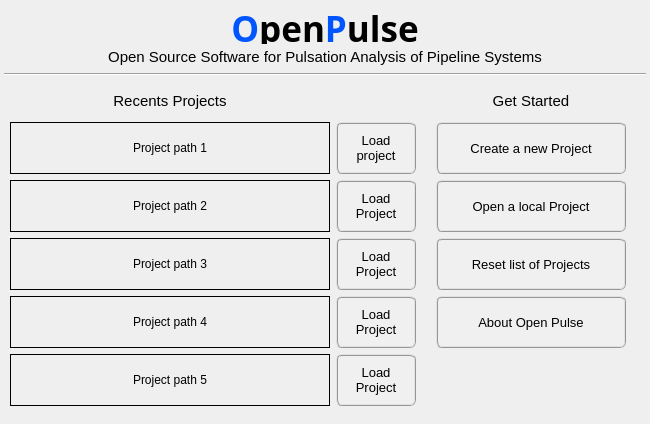
<?xml version="1.0" encoding="UTF-8"?>
<ui version="4.0">
 <class>Form</class>
 <widget class="QWidget" name="Form">
  <property name="geometry">
   <rect>
    <x>0</x>
    <y>0</y>
    <width>650</width>
    <height>424</height>
   </rect>
  </property>
  <property name="minimumSize">
   <size>
    <width>650</width>
    <height>424</height>
   </size>
  </property>
  <property name="maximumSize">
   <size>
    <width>650</width>
    <height>424</height>
   </size>
  </property>
  <property name="sizeIncrement">
   <size>
    <width>0</width>
    <height>0</height>
   </size>
  </property>
  <property name="windowTitle">
   <string>OpenPulse - Get Started</string>
  </property>
  <layout class="QGridLayout" name="gridLayout_3">
   <property name="leftMargin">
    <number>4</number>
   </property>
   <property name="topMargin">
    <number>4</number>
   </property>
   <property name="rightMargin">
    <number>4</number>
   </property>
   <property name="bottomMargin">
    <number>4</number>
   </property>
   <property name="spacing">
    <number>4</number>
   </property>
   <item row="0" column="0">
    <widget class="QFrame" name="frame_title">
     <property name="maximumSize">
      <size>
       <width>16777215</width>
       <height>80</height>
      </size>
     </property>
     <property name="frameShape">
      <enum>QFrame::NoFrame</enum>
     </property>
     <property name="frameShadow">
      <enum>QFrame::Raised</enum>
     </property>
     <layout class="QGridLayout" name="gridLayout_2">
      <property name="leftMargin">
       <number>0</number>
      </property>
      <property name="topMargin">
       <number>0</number>
      </property>
      <property name="rightMargin">
       <number>0</number>
      </property>
      <property name="bottomMargin">
       <number>0</number>
      </property>
      <property name="spacing">
       <number>0</number>
      </property>
      <item row="0" column="0">
       <widget class="QLabel" name="label_openpulse">
        <property name="minimumSize">
         <size>
          <width>0</width>
          <height>40</height>
         </size>
        </property>
        <property name="maximumSize">
         <size>
          <width>16777215</width>
          <height>40</height>
         </size>
        </property>
        <property name="font">
         <font>
          <family>Bauhaus 93</family>
          <pointsize>26</pointsize>
          <weight>75</weight>
          <bold>true</bold>
         </font>
        </property>
        <property name="text">
         <string>&lt;html&gt;&lt;head/&gt;&lt;body&gt;&lt;p&gt;&lt;span style=&quot; color:#0055ff;&quot;&gt;O&lt;/span&gt;pen&lt;span style=&quot; color:#0055ff;&quot;&gt;P&lt;/span&gt;ulse&lt;/p&gt;&lt;/body&gt;&lt;/html&gt;</string>
        </property>
        <property name="alignment">
         <set>Qt::AlignCenter</set>
        </property>
       </widget>
      </item>
      <item row="1" column="0">
       <widget class="QLabel" name="label_description">
        <property name="minimumSize">
         <size>
          <width>0</width>
          <height>25</height>
         </size>
        </property>
        <property name="maximumSize">
         <size>
          <width>16777215</width>
          <height>25</height>
         </size>
        </property>
        <property name="font">
         <font>
          <pointsize>11</pointsize>
          <weight>50</weight>
          <italic>false</italic>
          <bold>false</bold>
         </font>
        </property>
        <property name="text">
         <string>Open Source Software for Pulsation Analysis of Pipeline Systems</string>
        </property>
        <property name="alignment">
         <set>Qt::AlignCenter</set>
        </property>
       </widget>
      </item>
     </layout>
    </widget>
   </item>
   <item row="2" column="0">
    <widget class="QWidget" name="widget_main" native="true">
     <layout class="QGridLayout" name="gridLayout_5">
      <property name="leftMargin">
       <number>6</number>
      </property>
      <property name="topMargin">
       <number>6</number>
      </property>
      <property name="rightMargin">
       <number>6</number>
      </property>
      <property name="bottomMargin">
       <number>6</number>
      </property>
      <item row="0" column="0">
       <widget class="QFrame" name="frame_2">
        <property name="minimumSize">
         <size>
          <width>406</width>
          <height>0</height>
         </size>
        </property>
        <property name="maximumSize">
         <size>
          <width>406</width>
          <height>16777215</height>
         </size>
        </property>
        <property name="frameShape">
         <enum>QFrame::NoFrame</enum>
        </property>
        <property name="frameShadow">
         <enum>QFrame::Raised</enum>
        </property>
        <layout class="QGridLayout" name="gridLayout_4">
         <property name="leftMargin">
          <number>0</number>
         </property>
         <property name="topMargin">
          <number>0</number>
         </property>
         <property name="rightMargin">
          <number>0</number>
         </property>
         <property name="bottomMargin">
          <number>0</number>
         </property>
         <item row="0" column="0">
          <widget class="QLabel" name="recents_label">
           <property name="minimumSize">
            <size>
             <width>0</width>
             <height>30</height>
            </size>
           </property>
           <property name="maximumSize">
            <size>
             <width>16777215</width>
             <height>30</height>
            </size>
           </property>
           <property name="font">
            <font>
             <pointsize>11</pointsize>
             <weight>50</weight>
             <bold>false</bold>
            </font>
           </property>
           <property name="autoFillBackground">
            <bool>true</bool>
           </property>
           <property name="text">
            <string>Recents Projects</string>
           </property>
           <property name="alignment">
            <set>Qt::AlignCenter</set>
           </property>
          </widget>
         </item>
         <item row="1" column="0">
          <widget class="QLabel" name="project1_path_label">
           <property name="minimumSize">
            <size>
             <width>320</width>
             <height>52</height>
            </size>
           </property>
           <property name="maximumSize">
            <size>
             <width>320</width>
             <height>52</height>
            </size>
           </property>
           <property name="styleSheet">
            <string notr="true"/>
           </property>
           <property name="frameShape">
            <enum>QFrame::Box</enum>
           </property>
           <property name="text">
            <string>Project path 1</string>
           </property>
           <property name="scaledContents">
            <bool>true</bool>
           </property>
           <property name="alignment">
            <set>Qt::AlignCenter</set>
           </property>
           <property name="wordWrap">
            <bool>true</bool>
           </property>
           <property name="margin">
            <number>6</number>
           </property>
           <property name="indent">
            <number>0</number>
           </property>
          </widget>
         </item>
         <item row="1" column="1">
          <widget class="QPushButton" name="project1_button">
           <property name="minimumSize">
            <size>
             <width>80</width>
             <height>52</height>
            </size>
           </property>
           <property name="maximumSize">
            <size>
             <width>80</width>
             <height>52</height>
            </size>
           </property>
           <property name="font">
            <font>
             <pointsize>10</pointsize>
             <weight>50</weight>
             <italic>false</italic>
             <bold>false</bold>
            </font>
           </property>
           <property name="layoutDirection">
            <enum>Qt::LeftToRight</enum>
           </property>
           <property name="autoFillBackground">
            <bool>false</bool>
           </property>
           <property name="styleSheet">
            <string notr="true">QPushButton{border-radius: 6px; border-color: rgb(150, 150, 150); border-style: ridge; border-width: 2px; color: rgb(0, 0, 0); background-color: rgb(240, 240, 240)}
QPushButton:hover{border-radius: 6px; border-color: rgb(0, 170, 255); border-style: ridge; border-width: 2px; color: rgb(0, 0, 0); background-color: rgba(174, 213, 255, 100)}
QPushButton:pressed{border-radius: 6px; border-color: rgb(0, 170, 255); border-style: ridge; border-width: 2px; color: rgb(0, 0, 0); background-color: rgb(174, 213, 255)}
QPushButton:disabled{border-radius: 6px; border-color: rgb(150, 150, 150); border-style: ridge; border-width: 0px; color: rgb(150,150, 150); background-color: rgb(220, 220, 220)}</string>
           </property>
           <property name="text">
            <string>Load 
project</string>
           </property>
           <property name="icon">
            <iconset>
             <normaloff>../../data/icons/002-analysis.png</normaloff>../../data/icons/002-analysis.png</iconset>
           </property>
           <property name="autoDefault">
            <bool>false</bool>
           </property>
           <property name="default">
            <bool>false</bool>
           </property>
           <property name="flat">
            <bool>false</bool>
           </property>
          </widget>
         </item>
         <item row="2" column="0">
          <widget class="QLabel" name="project2_path_label">
           <property name="minimumSize">
            <size>
             <width>320</width>
             <height>52</height>
            </size>
           </property>
           <property name="maximumSize">
            <size>
             <width>320</width>
             <height>52</height>
            </size>
           </property>
           <property name="styleSheet">
            <string notr="true"/>
           </property>
           <property name="frameShape">
            <enum>QFrame::Box</enum>
           </property>
           <property name="text">
            <string>Project path 2</string>
           </property>
           <property name="scaledContents">
            <bool>true</bool>
           </property>
           <property name="alignment">
            <set>Qt::AlignCenter</set>
           </property>
           <property name="wordWrap">
            <bool>true</bool>
           </property>
           <property name="margin">
            <number>6</number>
           </property>
           <property name="indent">
            <number>0</number>
           </property>
          </widget>
         </item>
         <item row="3" column="0">
          <widget class="QLabel" name="project3_path_label">
           <property name="minimumSize">
            <size>
             <width>320</width>
             <height>52</height>
            </size>
           </property>
           <property name="maximumSize">
            <size>
             <width>320</width>
             <height>52</height>
            </size>
           </property>
           <property name="frameShape">
            <enum>QFrame::Box</enum>
           </property>
           <property name="text">
            <string>Project path 3</string>
           </property>
           <property name="scaledContents">
            <bool>true</bool>
           </property>
           <property name="alignment">
            <set>Qt::AlignCenter</set>
           </property>
           <property name="wordWrap">
            <bool>true</bool>
           </property>
           <property name="margin">
            <number>6</number>
           </property>
           <property name="indent">
            <number>0</number>
           </property>
          </widget>
         </item>
         <item row="2" column="1">
          <widget class="QPushButton" name="project2_button">
           <property name="minimumSize">
            <size>
             <width>80</width>
             <height>52</height>
            </size>
           </property>
           <property name="maximumSize">
            <size>
             <width>80</width>
             <height>52</height>
            </size>
           </property>
           <property name="font">
            <font>
             <pointsize>10</pointsize>
             <weight>50</weight>
             <italic>false</italic>
             <bold>false</bold>
            </font>
           </property>
           <property name="layoutDirection">
            <enum>Qt::LeftToRight</enum>
           </property>
           <property name="autoFillBackground">
            <bool>false</bool>
           </property>
           <property name="styleSheet">
            <string notr="true">QPushButton{border-radius: 6px; border-color: rgb(150, 150, 150); border-style: ridge; border-width: 2px; color: rgb(0, 0, 0); background-color: rgb(240, 240, 240)}
QPushButton:hover{border-radius: 6px; border-color: rgb(0, 170, 255); border-style: ridge; border-width: 2px; color: rgb(0, 0, 0); background-color: rgba(174, 213, 255, 100)}
QPushButton:pressed{border-radius: 6px; border-color: rgb(0, 170, 255); border-style: ridge; border-width: 2px; color: rgb(0, 0, 0); background-color: rgb(174, 213, 255)}
QPushButton:disabled{border-radius: 6px; border-color: rgb(150, 150, 150); border-style: ridge; border-width: 0px; color: rgb(150,150, 150); background-color: rgb(220, 220, 220)}</string>
           </property>
           <property name="text">
            <string>Load
Project</string>
           </property>
           <property name="icon">
            <iconset>
             <normaloff>../../data/icons/002-analysis.png</normaloff>../../data/icons/002-analysis.png</iconset>
           </property>
           <property name="autoDefault">
            <bool>true</bool>
           </property>
           <property name="default">
            <bool>false</bool>
           </property>
           <property name="flat">
            <bool>false</bool>
           </property>
          </widget>
         </item>
         <item row="5" column="0">
          <widget class="QLabel" name="project5_path_label">
           <property name="minimumSize">
            <size>
             <width>320</width>
             <height>52</height>
            </size>
           </property>
           <property name="maximumSize">
            <size>
             <width>320</width>
             <height>52</height>
            </size>
           </property>
           <property name="frameShape">
            <enum>QFrame::Box</enum>
           </property>
           <property name="text">
            <string>Project path 5</string>
           </property>
           <property name="scaledContents">
            <bool>true</bool>
           </property>
           <property name="alignment">
            <set>Qt::AlignCenter</set>
           </property>
           <property name="wordWrap">
            <bool>true</bool>
           </property>
           <property name="margin">
            <number>6</number>
           </property>
           <property name="indent">
            <number>0</number>
           </property>
          </widget>
         </item>
         <item row="3" column="1">
          <widget class="QPushButton" name="project3_button">
           <property name="minimumSize">
            <size>
             <width>80</width>
             <height>52</height>
            </size>
           </property>
           <property name="maximumSize">
            <size>
             <width>80</width>
             <height>52</height>
            </size>
           </property>
           <property name="font">
            <font>
             <pointsize>10</pointsize>
             <weight>50</weight>
             <italic>false</italic>
             <bold>false</bold>
            </font>
           </property>
           <property name="layoutDirection">
            <enum>Qt::LeftToRight</enum>
           </property>
           <property name="autoFillBackground">
            <bool>false</bool>
           </property>
           <property name="styleSheet">
            <string notr="true">QPushButton{border-radius: 6px; border-color: rgb(150, 150, 150); border-style: ridge; border-width: 2px; color: rgb(0, 0, 0); background-color: rgb(240, 240, 240)}
QPushButton:hover{border-radius: 6px; border-color: rgb(0, 170, 255); border-style: ridge; border-width: 2px; color: rgb(0, 0, 0); background-color: rgba(174, 213, 255, 100)}
QPushButton:pressed{border-radius: 6px; border-color: rgb(0, 170, 255); border-style: ridge; border-width: 2px; color: rgb(0, 0, 0); background-color: rgb(174, 213, 255)}
QPushButton:disabled{border-radius: 6px; border-color: rgb(150, 150, 150); border-style: ridge; border-width: 0px; color: rgb(150,150, 150); background-color: rgb(220, 220, 220)}</string>
           </property>
           <property name="text">
            <string>Load
Project</string>
           </property>
           <property name="icon">
            <iconset>
             <normaloff>../../data/icons/002-analysis.png</normaloff>../../data/icons/002-analysis.png</iconset>
           </property>
           <property name="autoDefault">
            <bool>true</bool>
           </property>
           <property name="default">
            <bool>false</bool>
           </property>
           <property name="flat">
            <bool>false</bool>
           </property>
          </widget>
         </item>
         <item row="4" column="1">
          <widget class="QPushButton" name="project4_button">
           <property name="minimumSize">
            <size>
             <width>80</width>
             <height>52</height>
            </size>
           </property>
           <property name="maximumSize">
            <size>
             <width>80</width>
             <height>52</height>
            </size>
           </property>
           <property name="font">
            <font>
             <pointsize>10</pointsize>
             <weight>50</weight>
             <italic>false</italic>
             <bold>false</bold>
            </font>
           </property>
           <property name="layoutDirection">
            <enum>Qt::LeftToRight</enum>
           </property>
           <property name="autoFillBackground">
            <bool>false</bool>
           </property>
           <property name="styleSheet">
            <string notr="true">QPushButton{border-radius: 6px; border-color: rgb(150, 150, 150); border-style: ridge; border-width: 2px; color: rgb(0, 0, 0); background-color: rgb(240, 240, 240)}
QPushButton:hover{border-radius: 6px; border-color: rgb(0, 170, 255); border-style: ridge; border-width: 2px; color: rgb(0, 0, 0); background-color: rgba(174, 213, 255, 100)}
QPushButton:pressed{border-radius: 6px; border-color: rgb(0, 170, 255); border-style: ridge; border-width: 2px; color: rgb(0, 0, 0); background-color: rgb(174, 213, 255)}
QPushButton:disabled{border-radius: 6px; border-color: rgb(150, 150, 150); border-style: ridge; border-width: 0px; color: rgb(150,150, 150); background-color: rgb(220, 220, 220)}</string>
           </property>
           <property name="text">
            <string>Load
Project</string>
           </property>
           <property name="icon">
            <iconset>
             <normaloff>../../data/icons/002-analysis.png</normaloff>../../data/icons/002-analysis.png</iconset>
           </property>
           <property name="autoDefault">
            <bool>true</bool>
           </property>
           <property name="default">
            <bool>false</bool>
           </property>
           <property name="flat">
            <bool>false</bool>
           </property>
          </widget>
         </item>
         <item row="4" column="0">
          <widget class="QLabel" name="project4_path_label">
           <property name="minimumSize">
            <size>
             <width>320</width>
             <height>52</height>
            </size>
           </property>
           <property name="maximumSize">
            <size>
             <width>320</width>
             <height>52</height>
            </size>
           </property>
           <property name="frameShape">
            <enum>QFrame::Box</enum>
           </property>
           <property name="text">
            <string>Project path 4</string>
           </property>
           <property name="scaledContents">
            <bool>true</bool>
           </property>
           <property name="alignment">
            <set>Qt::AlignCenter</set>
           </property>
           <property name="wordWrap">
            <bool>true</bool>
           </property>
           <property name="margin">
            <number>6</number>
           </property>
           <property name="indent">
            <number>0</number>
           </property>
          </widget>
         </item>
         <item row="5" column="1">
          <widget class="QPushButton" name="project5_button">
           <property name="minimumSize">
            <size>
             <width>80</width>
             <height>52</height>
            </size>
           </property>
           <property name="maximumSize">
            <size>
             <width>80</width>
             <height>52</height>
            </size>
           </property>
           <property name="font">
            <font>
             <pointsize>10</pointsize>
             <weight>50</weight>
             <italic>false</italic>
             <bold>false</bold>
            </font>
           </property>
           <property name="layoutDirection">
            <enum>Qt::LeftToRight</enum>
           </property>
           <property name="autoFillBackground">
            <bool>false</bool>
           </property>
           <property name="styleSheet">
            <string notr="true">QPushButton{border-radius: 6px; border-color: rgb(150, 150, 150); border-style: ridge; border-width: 2px; color: rgb(0, 0, 0); background-color: rgb(240, 240, 240)}
QPushButton:hover{border-radius: 6px; border-color: rgb(0, 170, 255); border-style: ridge; border-width: 2px; color: rgb(0, 0, 0); background-color: rgba(174, 213, 255, 100)}
QPushButton:pressed{border-radius: 6px; border-color: rgb(0, 170, 255); border-style: ridge; border-width: 2px; color: rgb(0, 0, 0); background-color: rgb(174, 213, 255)}
QPushButton:disabled{border-radius: 6px; border-color: rgb(150, 150, 150); border-style: ridge; border-width: 0px; color: rgb(150,150, 150); background-color: rgb(220, 220, 220)}</string>
           </property>
           <property name="text">
            <string>Load
Project</string>
           </property>
           <property name="icon">
            <iconset>
             <normaloff>../../data/icons/002-analysis.png</normaloff>../../data/icons/002-analysis.png</iconset>
           </property>
           <property name="autoDefault">
            <bool>true</bool>
           </property>
           <property name="default">
            <bool>false</bool>
           </property>
           <property name="flat">
            <bool>false</bool>
           </property>
          </widget>
         </item>
         <item row="6" column="0">
          <spacer name="verticalSpacer_2">
           <property name="orientation">
            <enum>Qt::Vertical</enum>
           </property>
           <property name="sizeHint" stdset="0">
            <size>
             <width>20</width>
             <height>40</height>
            </size>
           </property>
          </spacer>
         </item>
        </layout>
       </widget>
      </item>
      <item row="0" column="1">
       <widget class="QFrame" name="frame">
        <property name="minimumSize">
         <size>
          <width>218</width>
          <height>0</height>
         </size>
        </property>
        <property name="maximumSize">
         <size>
          <width>218</width>
          <height>16777215</height>
         </size>
        </property>
        <property name="frameShape">
         <enum>QFrame::NoFrame</enum>
        </property>
        <property name="frameShadow">
         <enum>QFrame::Raised</enum>
        </property>
        <layout class="QGridLayout" name="gridLayout">
         <property name="leftMargin">
          <number>6</number>
         </property>
         <property name="topMargin">
          <number>0</number>
         </property>
         <property name="rightMargin">
          <number>6</number>
         </property>
         <property name="bottomMargin">
          <number>0</number>
         </property>
         <item row="0" column="0">
          <widget class="QLabel" name="label_4">
           <property name="minimumSize">
            <size>
             <width>0</width>
             <height>30</height>
            </size>
           </property>
           <property name="maximumSize">
            <size>
             <width>16777215</width>
             <height>30</height>
            </size>
           </property>
           <property name="font">
            <font>
             <pointsize>11</pointsize>
             <weight>50</weight>
             <italic>false</italic>
             <bold>false</bold>
            </font>
           </property>
           <property name="autoFillBackground">
            <bool>true</bool>
           </property>
           <property name="text">
            <string>Get Started</string>
           </property>
           <property name="alignment">
            <set>Qt::AlignCenter</set>
           </property>
          </widget>
         </item>
         <item row="1" column="0">
          <widget class="QPushButton" name="create_button">
           <property name="minimumSize">
            <size>
             <width>190</width>
             <height>52</height>
            </size>
           </property>
           <property name="maximumSize">
            <size>
             <width>190</width>
             <height>52</height>
            </size>
           </property>
           <property name="font">
            <font>
             <pointsize>10</pointsize>
             <weight>50</weight>
             <italic>false</italic>
             <bold>false</bold>
            </font>
           </property>
           <property name="styleSheet">
            <string notr="true">QPushButton{border-radius: 6px; border-color: rgb(150, 150, 150); border-style: ridge; border-width: 2px; color: rgb(0, 0, 0); background-color: rgb(240, 240, 240)}
QPushButton:hover{border-radius: 6px; border-color: rgb(0, 170, 255); border-style: ridge; border-width: 2px; color: rgb(0, 0, 0); background-color: rgba(174, 213, 255, 100)}
QPushButton:pressed{border-radius: 6px; border-color: rgb(0, 170, 255); border-style: ridge; border-width: 2px; color: rgb(0, 0, 0); background-color: rgb(174, 213, 255)}
QPushButton:disabled{border-radius: 6px; border-color: rgb(150, 150, 150); border-style: ridge; border-width: 0px; color: rgb(150,150, 150); background-color: rgb(220, 220, 220)}</string>
           </property>
           <property name="text">
            <string>Create a new Project</string>
           </property>
           <property name="icon">
            <iconset>
             <normaloff>../../icons/common/new_file.png</normaloff>../../icons/common/new_file.png</iconset>
           </property>
           <property name="iconSize">
            <size>
             <width>30</width>
             <height>32</height>
            </size>
           </property>
           <property name="default">
            <bool>false</bool>
           </property>
          </widget>
         </item>
         <item row="2" column="0">
          <widget class="QPushButton" name="load_button">
           <property name="minimumSize">
            <size>
             <width>190</width>
             <height>52</height>
            </size>
           </property>
           <property name="maximumSize">
            <size>
             <width>190</width>
             <height>52</height>
            </size>
           </property>
           <property name="font">
            <font>
             <pointsize>10</pointsize>
             <weight>50</weight>
             <italic>false</italic>
             <bold>false</bold>
            </font>
           </property>
           <property name="styleSheet">
            <string notr="true">QPushButton{border-radius: 6px; border-color: rgb(150, 150, 150); border-style: ridge; border-width: 2px; color: rgb(0, 0, 0); background-color: rgb(240, 240, 240)}
QPushButton:hover{border-radius: 6px; border-color: rgb(0, 170, 255); border-style: ridge; border-width: 2px; color: rgb(0, 0, 0); background-color: rgba(174, 213, 255, 100)}
QPushButton:pressed{border-radius: 6px; border-color: rgb(0, 170, 255); border-style: ridge; border-width: 2px; color: rgb(0, 0, 0); background-color: rgb(174, 213, 255)}
QPushButton:disabled{border-radius: 6px; border-color: rgb(150, 150, 150); border-style: ridge; border-width: 0px; color: rgb(150,150, 150); background-color: rgb(220, 220, 220)}</string>
           </property>
           <property name="text">
            <string>Open a local Project</string>
           </property>
           <property name="icon">
            <iconset>
             <normaloff>../../icons/common/import.png</normaloff>../../icons/common/import.png</iconset>
           </property>
           <property name="iconSize">
            <size>
             <width>30</width>
             <height>32</height>
            </size>
           </property>
           <property name="default">
            <bool>false</bool>
           </property>
          </widget>
         </item>
         <item row="3" column="0">
          <widget class="QPushButton" name="reset_list_projects_button">
           <property name="minimumSize">
            <size>
             <width>190</width>
             <height>52</height>
            </size>
           </property>
           <property name="maximumSize">
            <size>
             <width>190</width>
             <height>52</height>
            </size>
           </property>
           <property name="font">
            <font>
             <pointsize>10</pointsize>
             <weight>50</weight>
             <italic>false</italic>
             <bold>false</bold>
            </font>
           </property>
           <property name="styleSheet">
            <string notr="true">QPushButton{border-radius: 6px; border-color: rgb(150, 150, 150); border-style: ridge; border-width: 2px; color: rgb(0, 0, 0); background-color: rgb(240, 240, 240)}
QPushButton:hover{border-radius: 6px; border-color: rgb(0, 170, 255); border-style: ridge; border-width: 2px; color: rgb(0, 0, 0); background-color: rgba(174, 213, 255, 100)}
QPushButton:pressed{border-radius: 6px; border-color: rgb(0, 170, 255); border-style: ridge; border-width: 2px; color: rgb(0, 0, 0); background-color: rgb(174, 213, 255)}
QPushButton:disabled{border-radius: 6px; border-color: rgb(150, 150, 150); border-style: ridge; border-width: 0px; color: rgb(150,150, 150); background-color: rgb(220, 220, 220)}</string>
           </property>
           <property name="text">
            <string>Reset list of Projects</string>
           </property>
           <property name="icon">
            <iconset>
             <normaloff>../../icons/common/reset-image.png</normaloff>../../icons/common/reset-image.png</iconset>
           </property>
           <property name="iconSize">
            <size>
             <width>30</width>
             <height>32</height>
            </size>
           </property>
          </widget>
         </item>
         <item row="4" column="0">
          <widget class="QPushButton" name="about_button">
           <property name="minimumSize">
            <size>
             <width>190</width>
             <height>52</height>
            </size>
           </property>
           <property name="maximumSize">
            <size>
             <width>190</width>
             <height>52</height>
            </size>
           </property>
           <property name="font">
            <font>
             <pointsize>10</pointsize>
             <weight>50</weight>
             <italic>false</italic>
             <bold>false</bold>
            </font>
           </property>
           <property name="styleSheet">
            <string notr="true">QPushButton{border-radius: 6px; border-color: rgb(150, 150, 150); border-style: ridge; border-width: 2px; color: rgb(0, 0, 0); background-color: rgb(240, 240, 240)}
QPushButton:hover{border-radius: 6px; border-color: rgb(0, 170, 255); border-style: ridge; border-width: 2px; color: rgb(0, 0, 0); background-color: rgba(174, 213, 255, 100)}
QPushButton:pressed{border-radius: 6px; border-color: rgb(0, 170, 255); border-style: ridge; border-width: 2px; color: rgb(0, 0, 0); background-color: rgb(174, 213, 255)}
QPushButton:disabled{border-radius: 6px; border-color: rgb(150, 150, 150); border-style: ridge; border-width: 0px; color: rgb(150,150, 150); background-color: rgb(220, 220, 220)}</string>
           </property>
           <property name="text">
            <string>About Open Pulse</string>
           </property>
           <property name="icon">
            <iconset>
             <normaloff>../../icons/pulse/pulse_icon.png</normaloff>../../icons/pulse/pulse_icon.png</iconset>
           </property>
           <property name="iconSize">
            <size>
             <width>30</width>
             <height>32</height>
            </size>
           </property>
          </widget>
         </item>
         <item row="5" column="0">
          <widget class="QFrame" name="frame_3">
           <property name="minimumSize">
            <size>
             <width>0</width>
             <height>52</height>
            </size>
           </property>
           <property name="maximumSize">
            <size>
             <width>16777215</width>
             <height>52</height>
            </size>
           </property>
           <property name="frameShape">
            <enum>QFrame::NoFrame</enum>
           </property>
           <property name="frameShadow">
            <enum>QFrame::Raised</enum>
           </property>
          </widget>
         </item>
         <item row="6" column="0">
          <spacer name="verticalSpacer_3">
           <property name="orientation">
            <enum>Qt::Vertical</enum>
           </property>
           <property name="sizeHint" stdset="0">
            <size>
             <width>20</width>
             <height>40</height>
            </size>
           </property>
          </spacer>
         </item>
        </layout>
       </widget>
      </item>
     </layout>
    </widget>
   </item>
   <item row="1" column="0">
    <widget class="Line" name="line">
     <property name="orientation">
      <enum>Qt::Horizontal</enum>
     </property>
    </widget>
   </item>
   <item row="3" column="0">
    <spacer name="verticalSpacer">
     <property name="orientation">
      <enum>Qt::Vertical</enum>
     </property>
     <property name="sizeHint" stdset="0">
      <size>
       <width>20</width>
       <height>40</height>
      </size>
     </property>
    </spacer>
   </item>
  </layout>
 </widget>
 <resources/>
 <connections/>
</ui>
